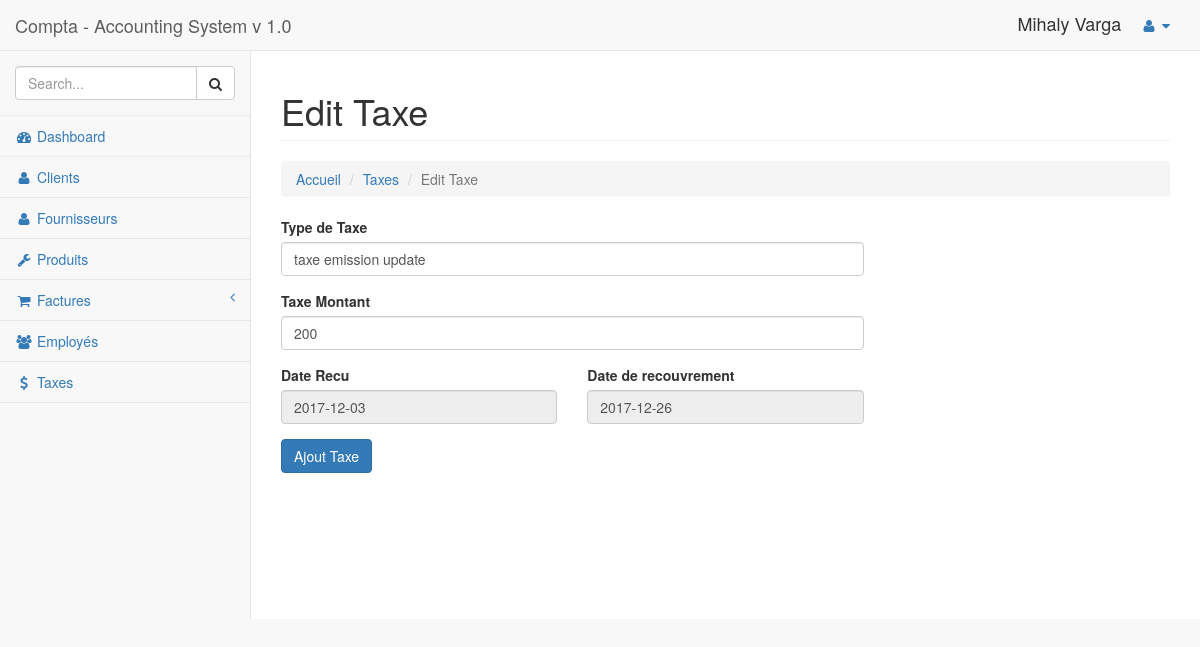
The app's page /taxes.php?source=edit_taxe&edit_taxe=1 (signed in) with its own data.
### tables this page shows
CREATE TABLE `taxes` (
  `taxe_id` int(11) NOT NULL,
  `taxe_type` varchar(255) NOT NULL,
  `taxe_mont` double NOT NULL,
  `taxe_date_em` date NOT NULL,
  `taxe_date_rec` date NOT NULL
);

### includes/taxes/edit_taxe.php (the view, shortened to what this page needs)
<?php
if(isset($_GET['edit_taxe'])){
  $the_taxe_id = $_GET['edit_taxe'];
    $query = "SELECT * FROM taxes WHERE taxe_id = $the_taxe_id ";
    $select_taxe_query = mysqli_query($connection,$query);
      while($row = mysqli_fetch_assoc($select_taxe_query)) {
        $taxe_type = $row['taxe_type'];
        $taxe_mont = $row['taxe_mont'];
        $taxe_date_em = $row['taxe_date_em'];
        $taxe_date_rec = $row['taxe_date_rec'];
      }
}
?>
        <div class="row">
        <div class="col-lg-12">
            <h1 class="page-header">Edit Taxe</h1>
        </div>
    </div>
    <ol class="breadcrumb">
        <li><a href="dashboard.php">Accueil</a></li>
        <li><a href="taxes.php">Taxes</a></li>
        <li class="active">Edit Taxe</li>
    </ol>
    <div class="messages">
<form action="" method="post">
        <div class="row">
        <div class="form-group col-md-8">
            <label for="taxe_type">Type de Taxe</label>
            <input type="text" value="<?php echo $taxe_type; ?>" class="form-control" name="taxe_type">
        </div>
</div>
       <div class="row">
        <div class="form-group col-md-8">
            <label for="taxe_mont">Taxe Montant</label>
            <input type="text" value="<?php echo $taxe_mont; ?>" class="form-control" name="taxe_mont">
        </div>
</div>
        <div class="row">
            <div class="form-group col-md-4">
                <label for="taxe_date_em">Date Recu</label>
                <input type="text" value="<?php echo $taxe_date_em; ?>" data-date-format='yyyy-mm-dd' name="taxe_date_em" data-provide="datepicker" id="taxe_date_em" class="form-control" readonly placeholder="Selectionez la date">
            </div>
            <div class="form-group col-md-4">
                <label for="taxe_date_rec">Date de recouvrement</label>
                <input type="text" value="<?php echo $taxe_date_rec; ?>" data-date-format='yyyy-mm-dd' name="taxe_date_rec" data-provide="datepicker" id="taxe_date_rec" class="form-control" readonly placeholder="Selectionez la date">
            </div>
        </div>
            <input class="btn btn-primary" type="submit" name="edit_taxe" value="Ajout Taxe">
    </form>

### css/dashboard.css (style rules this page uses)
body { background-color: #f8f8f8; }

### records on screen
taxes: taxe_type "taxe emission update", taxe_mont "200", taxe_date_em "2017-12-03", taxe_date_rec "2017-12-26"

### other values on screen
$_SESSION['user_prenom'] "Mihaly"
$_SESSION['user_nom'] "Varga"
